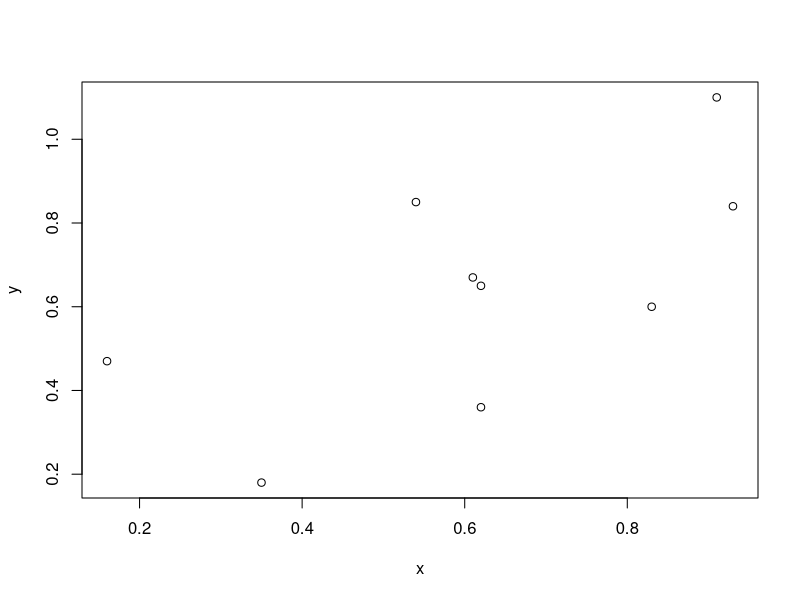
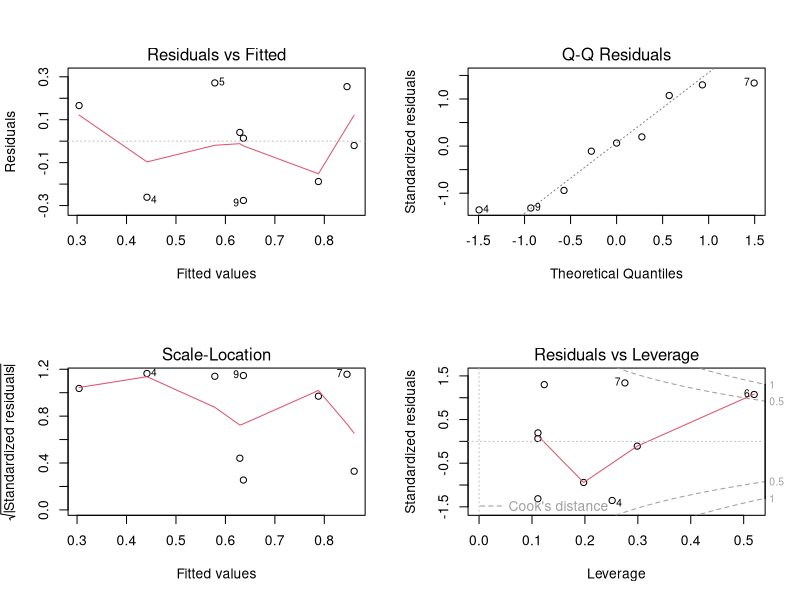

These figures' R source, in order:
## Regression Models Course 7

## Quiz 2

## Q1 ###

## https://www.zoology.ubc.ca/~schluter/R/fit-model/

x <- c(0.61, 0.93, 0.83, 0.35, 0.54, 0.16, 0.91, 0.62, 0.62)
y <- c(0.67, 0.84, 0.6, 0.18, 0.85, 0.47, 1.1, 0.65, 0.36)

plot(x,y)

fit <-lm(y ~ x)

## this plots the residuals vs fittted, Normal Q-Q, Scale-Location, Residuals vs Leverage
par(mfrow=c(2,2))      
plot(fit)
summary(fit)

#### test NULL hypothesis mean = 0 - get pvalue
summary(lm(y ~ x))
  
## Q2 ###
summary(fit)$sigma
  
## Q3 ###
#http://www.r-tutor.com/elementary-statistics/simple-linear-regression/prediction-interval-linear-regression
summary(mtcars)
attach(mtcars)

mpg.lm <- lm( mpg ~ wt , data = mtcars)

avgwt <- mean(wt)

newdata = data.frame(wt=avgwt)
detach(mtcars)
#interval type as "confidence", and use the default 0.95 confidence level.
predict(mpg.lm, newdata, interval="confidence") 

## Q4 ###
#[, 6]	 wt	 Weight (1000 lbs)
?mtcars 

## Q5 ### ???
attach(mtcars)

mpg.lm <- lm( mpg ~ wt , data = mtcars)

newdata = data.frame(wt=3)

#interval type as "confidence", and use the default 0.95 confidence level.
predict(mpg.lm, newdata, interval="confidence") 
detach(mtcars)

## Q6 ### ???

attach(mtcars)

 fit3 <- lm(wt ~ I(wt * 1/2), data = mtcars)
 summary(fit3)
 fit3$coefficients[2]/2

detach(mtcars)